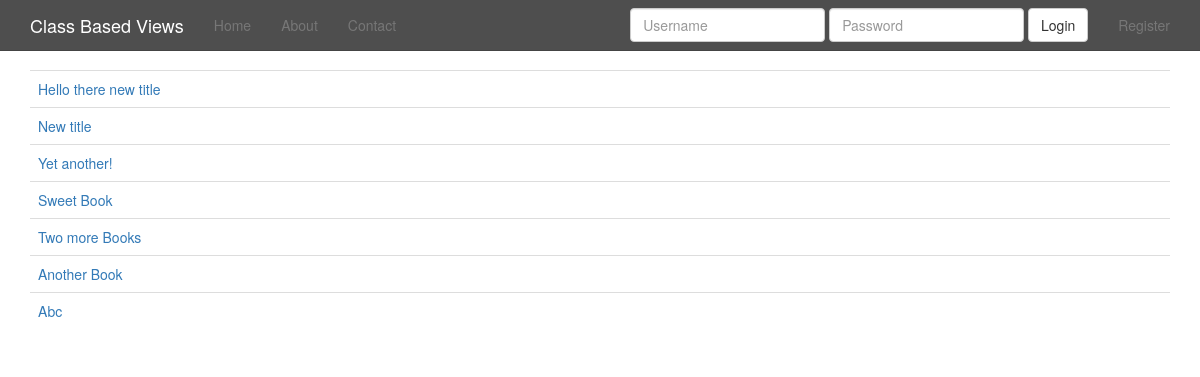
The app's page /book/, older data.
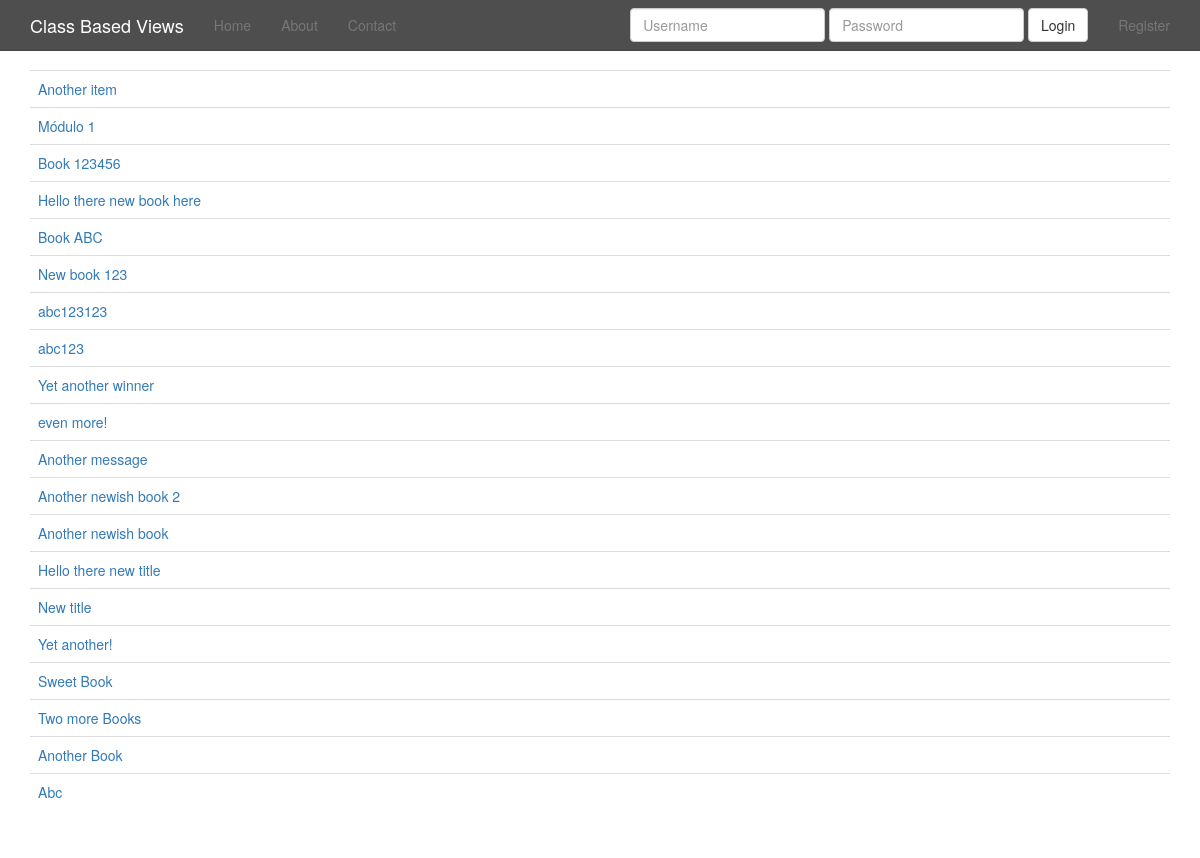
The same page, newer data.
### dashboard/models.py (models this page shows)
class Book(models.Model):
	added_by = models.ForeignKey(settings.AUTH_USER_MODEL, null=True, blank=True, related_name='book_add')
	last_edited_by = models.ForeignKey(settings.AUTH_USER_MODEL, null=True, blank=True,  related_name='book_edit')
	title = models.CharField(max_length=120)
	description = models.TextField(null=True, blank=True)
	slug = models.SlugField(unique=True)
	updated = models.DateTimeField(auto_now_add=False, auto_now=True)
	timestamp = models.DateTimeField(auto_now_add=True, auto_now=False)
	class Meta:
		ordering = ["-timestamp", "-updated"]
	def __unicode__(self):
		return self.title
	def get_absolute_url(self):
		return reverse("book_detail", kwargs={"slug": self.slug})

### dashboard/views.py (the view)
# urls.py: url(r'^book/$', BookListView.as_view(), name='book_list'),
class BookListView(ListView):
	model = Book

### dashboard/templates/dashboard/book_list.html
{% extends "base.html" %}
{% block content %}
<table class='table'>
{% for object in object_list %}
<tr><td><a href="{{ object.get_absolute_url }}">{{ object }}</a></td></tr>
{% endfor %}
</table>
{% endblock %}

### templates/base.html (shortened to what this page needs)
{% load staticfiles %}
<!DOCTYPE html>
<html lang="en">
  <head>
    {% include 'head_css.html' %}
  </head>
  <body>
  {% include 'navbar.html' %}
    <div class="container">
            {% block content %}
            {% endblock %}
    </div>
  </body>
</html>

### templates/head_css.html
{% load staticfiles %}
    <link rel="stylesheet" href="//maxcdn.bootstrapcdn.com/font-awesome/4.3.0/css/font-awesome.min.css">
    <link href="{% static 'css/bootstrap.min.css' %}" rel="stylesheet">
    <link href="{% static 'css/navbar-static-top.css' %}" rel="stylesheet">
     <link href="{% static 'css/custom.css' %}" rel="stylesheet">

### templates/navbar.html (shortened to what this page needs)
   {% load staticfiles %}
    <nav class="navbar navbar-default navbar-static-top">
      <div class="container">
        <div class="navbar-header">
          <a class="navbar-brand" href="{% url 'home' %}">Class Based Views</a>
        </div>
        <div id="navbar" class="navbar-collapse collapse">
          <ul class="nav navbar-nav">
            <li><a href="{% url 'home' %}">Home</a></li>
            <li><a href="{% url 'about' %}">About</a></li>
            <li><a href="{% url 'contact' %}">Contact</a></li>
          </ul>
          <ul class="nav navbar-nav navbar-right">
          {% if request.user.is_authenticated %}
            <li><a href="{% url 'auth_logout' %}">Logout</a></li>
            {% else %}
            <li><a href="{% url 'registration_register' %}">Register</a></li>
            {% endif %}
          </ul>
          {% if not request.user.is_authenticated and not "/accounts/login" in request.get_full_path %}
            <form class='navbar-form navbar-right' method='POST' action='{% url "auth_login" %}'>{% csrf_token %}
              <div class='form-group'>
                  <input type='text' class='form-control' name='username' placeholder='Username' />
              </div>
              <div class='form-group'>
                  <input type='password' class='form-control' name='password' placeholder='Password' />
              </div>
              <button type='submit' class='btn btn-default'>Login</button>
          </form>
          {% endif %}
        </div>
      </div>
    </nav>

### templates/javascript.html (shortened to what this page needs)
{% load staticfiles %}

### static_in_pro/our_static/css/navbar-static-top.css (style rules this page uses)
body { min-height: 1000px; }
.navbar-static-top { margin-bottom: 19px; background-color: #4E4E4E; border-color: #444444; }
.navbar-default .navbar-brand { color: #FFF; }

Row changes from the older to the newer data that the page shows:
added Book: title "Another item"
added Book: title "Módulo 1"
added Book: title "Book 123456"
added Book: title "Hello there new book here"
added Book: title "Book ABC"
added Book: title "New book 123"
added Book: title "abc123123"
added Book: title "abc123"
added Book: title "Yet another winner"
added Book: title "even more!"
added Book: title "Another message"
added Book: title "Another newish book 2"
added Book: title "Another newish book"
